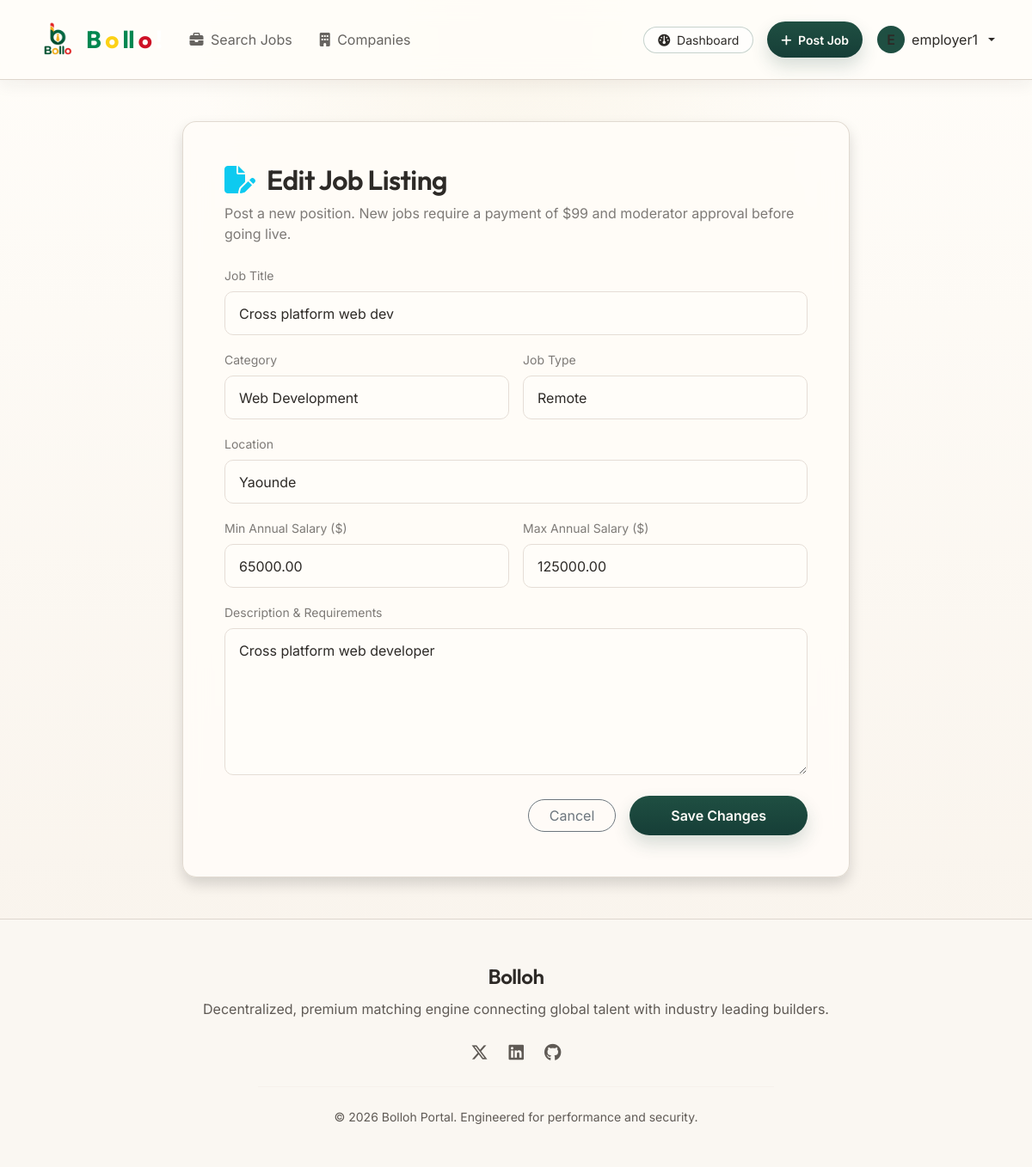
The page /jobs/4/edit/ (signed in) on the database its author committed.
### apps/users/models.py (models this page shows, shortened)
class CustomUser(AbstractUser):
    is_job_seeker = models.BooleanField(default=False)
    is_employer = models.BooleanField(default=False)

### apps/jobs/models.py (models this page shows, shortened)
class Job(models.Model):
    JOB_TYPE_CHOICES = (
        ('FT', 'Full-Time'),
        ('PT', 'Part-Time'),
        ('RM', 'Remote'),
        ('IN', 'Internship'),
    )
    employer = models.ForeignKey(
        settings.AUTH_USER_MODEL,
        on_delete=models.CASCADE,
        related_name='posted_jobs'
    )
    title = models.CharField(max_length=200)
    category = models.ForeignKey(Category, on_delete=models.SET_NULL, null=True, related_name='jobs')
    job_type = models.CharField(max_length=2, choices=JOB_TYPE_CHOICES, default='FT')
    location = models.CharField(max_length=150)
    description = models.TextField()
    salary_min = models.DecimalField(max_digits=10, decimal_places=2, blank=True, null=True)
    salary_max = models.DecimalField(max_digits=10, decimal_places=2, blank=True, null=True)
    is_paid = models.BooleanField(default=False)
    is_approved = models.BooleanField(default=False)
    created_at = models.DateTimeField(auto_now_add=True)
    updated_at = models.DateTimeField(auto_now=True)
    class Meta:
        ordering = ['-created_at']

### apps/jobs/views.py (the view)
# urls.py: path('jobs/<int:pk>/edit/', views.job_edit_view, name='job_edit'),
@login_required
def job_edit_view(request, pk):
    job = get_object_or_404(Job, pk=pk, employer=request.user)
    if request.method == 'POST':
        form = JobForm(request.POST, instance=job)
        if form.is_valid():
            form.save()
            messages.success(request, "Job updated successfully.")
            return redirect('jobs:employer_dashboard')
    else:
        form = JobForm(instance=job)
    return render(request, 'jobs/job_form.html', {'form': form, 'action': 'Edit', 'job': job})

### apps/jobs/forms.py
class JobForm(forms.ModelForm):
    class Meta:
        model = Job
        fields = ['title', 'category', 'job_type', 'location', 'description', 'salary_min', 'salary_max']
        widgets = {
            'title': forms.TextInput(attrs={'class': 'form-control form-control-custom', 'placeholder': 'e.g. Senior Software Engineer'}),
            'category': forms.Select(attrs={'class': 'form-select form-control-custom'}),
            'job_type': forms.Select(attrs={'class': 'form-select form-control-custom'}),
            'location': forms.TextInput(attrs={'class': 'form-control form-control-custom', 'placeholder': 'e.g. Remote, San Francisco, CA'}),
            'description': forms.Textarea(attrs={'class': 'form-control form-control-custom', 'rows': 6, 'placeholder': 'Job description and requirements...'}),
            'salary_min': forms.NumberInput(attrs={'class': 'form-control form-control-custom', 'placeholder': 'Min salary'}),
            'salary_max': forms.NumberInput(attrs={'class': 'form-control form-control-custom', 'placeholder': 'Max salary'}),
        }

### apps/jobs/models.py (called while the page is built)
    def __str__(self):
        return self.name

### templates/jobs/job_form.html (shortened to what this page needs)
{% extends 'base.html' %}
{% block content %}
<div class="container my-4" style="max-width: 800px;">
    <div class="glass-card p-5 shadow">
        <h2 class="text-white mb-2"><i class="fa-solid fa-file-pen text-info me-2"></i> {{ action }} Job Listing</h2>
        <p class="text-white-50 mb-4">Post a new position. New jobs require a payment of $99 and moderator approval before going live.</p>
        <form method="POST">
            <div class="row g-3 mb-4">
                <div class="col-md-12">
                    <label class="form-label text-white-50 small">Job Title</label>
                    {{ form.title }}
                </div>
                <div class="col-md-6">
                    <label class="form-label text-white-50 small">Category</label>
                    {{ form.category }}
                </div>
                <div class="col-md-6">
                    <label class="form-label text-white-50 small">Job Type</label>
                    {{ form.job_type }}
                </div>
                <div class="col-md-12">
                    <label class="form-label text-white-50 small">Location</label>
                    {{ form.location }}
                </div>
                <div class="col-md-6">
                    <label class="form-label text-white-50 small">Min Annual Salary ($)</label>
                    {{ form.salary_min }}
                </div>
                <div class="col-md-6">
                    <label class="form-label text-white-50 small">Max Annual Salary ($)</label>
                    {{ form.salary_max }}
                </div>
                <div class="col-md-12">
                    <label class="form-label text-white-50 small">Description & Requirements</label>
                    {{ form.description }}
                </div>
            </div>
            <div class="d-flex gap-3 justify-content-end align-items-center">
                <a href="{% url 'jobs:employer_dashboard' %}" class="btn btn-outline-secondary rounded-pill px-4">Cancel</a>
                <button type="submit" class="btn btn-primary-gradient rounded-pill px-5">
                    {% if action == 'Create' %}
                        Proceed to Payment
                    {% else %}
                        Save Changes
                    {% endif %}
                </button>
            </div>
        </form>
    </div>
</div>
{% endblock %}

### templates/base.html (shortened to what this page needs)
{% load static %}
<!DOCTYPE html>
<html lang="en">
<head>
    <link href="https://cdn.jsdelivr.net/npm/bootstrap@5.3.2/dist/css/bootstrap.min.css" rel="stylesheet">
    <link href="https://cdnjs.cloudflare.com/ajax/libs/font-awesome/6.4.2/css/all.min.css" rel="stylesheet">
    <link href="{% static 'css/custom.css' %}" rel="stylesheet">
</head>
<body>
    <nav class="navbar navbar-expand-lg navbar-light navbar-custom sticky-top py-3">
        <div class="container">
           <a class="navbar-brand d-flex align-items-center brand-font fs-3 text-white" href="{% url 'home' %}">
    <img
        src="{% static 'images/logo.ico' %}"
        alt="Bollo Logo"
        width="50"
        height="50"
        class="me-2"
    >
    <span class="fw-bold">
        <span style="color:#008751;">B</span>
        <span style="color:#fcd116;">o</span>
        <span style="color:#008751;">ll</span>
        <span style="color:#ce1126;">o</span>
        <span style="color:#ffffff;">!</span>
    </span>
</a>
            <div class="collapse navbar-collapse" id="navbarNav">
                <ul class="navbar-nav me-auto mb-2 mb-lg-0">
                    <li class="nav-item">
                        <a class="nav-link text-white-50 px-3" href="{% url 'jobs:job_list' %}"><i class="fa-solid fa-briefcase me-1"></i> Search Jobs</a>
                    </li>
                    <li class="nav-item">
                        <a class="nav-link text-white-50 px-3" href="{% url 'companies:company_list' %}"><i class="fa-solid fa-building me-1"></i> Companies</a>
                    </li>
                </ul>
                <div class="d-flex align-items-center gap-3">
                    {% if user.is_authenticated %}
                        {% if user.is_employer %}
                            <a href="{% url 'jobs:employer_dashboard' %}" class="btn btn-outline-light btn-sm rounded-pill px-3"><i class="fa-solid fa-gauge me-1"></i> Dashboard</a>
                            <a href="{% url 'jobs:job_create' %}" class="btn btn-primary-gradient btn-sm rounded-pill px-3"><i class="fa-solid fa-plus me-1"></i> Post Job</a>
                        {% endif %}
                        <div class="dropdown">
                            <button class="btn btn-link text-white dropdown-toggle text-decoration-none d-flex align-items-center gap-2 p-0" type="button" id="profileDropdown" data-bs-toggle="dropdown" aria-expanded="false">
                                <span class="avatar-circle bg-secondary text-white rounded-circle d-flex align-items-center justify-content-center" style="width: 32px; height: 32px; font-weight: 600;">
                                    {{ user.username|slice:":1"|upper }}
                                </span>
                                <span class="d-none d-md-inline">{{ user.username }}</span>
                            </button>
                        </div>
                    {% else %}
                        <a href="{% url 'users:login' %}" class="btn btn-link text-white text-decoration-none">Login</a>
                        <a href="{% url 'users:signup' %}" class="btn btn-primary-gradient rounded-pill px-4">Get Started</a>
                    {% endif %}
                </div>
            </div>
        </div>
    </nav>
    <main class="flex-grow-1 my-4">
        {% block content %}{% endblock %}
    </main>
    <footer class="py-5 text-white-50">
        <div class="container text-center">
            <p class="brand-font fs-4 text-white mb-2">Bolloh</p>
            <p class="mb-4">Decentralized, premium matching engine connecting global talent with industry leading builders.</p>
            <div class="d-flex justify-content-center gap-4 mb-4 fs-5">
                <a href="#" class="text-white-50 hover-white"><i class="fa-brands fa-x-twitter"></i></a>
                <a href="#" class="text-white-50 hover-white"><i class="fa-brands fa-linkedin"></i></a>
                <a href="#" class="text-white-50 hover-white"><i class="fa-brands fa-github"></i></a>
            </div>
            <hr class="border-secondary max-width-md mx-auto my-4" style="max-width: 600px;">
            <p class="small mb-0">&copy; 2026 Bolloh Portal. Engineered for performance and security.</p>
        </div>
    </footer>
</body>
</html>

### static/css/custom.css (style rules this page uses)
:root { --bollo-bg: #FFFDF9; --bollo-bg-soft: #F8F2EA; --bollo-surface: #FFFCF8; --bollo-surface-alt: #FAF7F2; --bollo-surface-muted: #F1ECE6; --bollo-primary: #1F4F42; --bollo-primary-strong: #163E37; --bollo-primary-soft: #2E6258; --bollo-primary-tint: #D9E5E2; --bollo-secondary: #C9A44B; --bollo-secondary-soft: #D8BD74; --bollo-secondary-tint: #F4E8C9; --bollo-accent-red: #8A4A4A; --bollo-accent-red-soft: #B97878; --bollo-accent-red-tint: #EDD5D5; --bollo-border: #DED6CD; --bollo-border-soft: #E5DDD6; --bollo-text: #2D2A27; --bollo-text-soft: #5F5A55; --bollo-text-muted: #7A746F; --bollo-text-subtle: #9A948F; --bollo-success: #2E6258; --bollo-success-soft: #D6E5E1; --bollo-warning: #C9A44B; --bollo-warning-soft: #F0E4BE; --bollo-error: #8A4A4A; --bollo-error-soft: #EDD5D5; --bollo-shadow: 0 10px 30px rgba(34, 31, 29, 0.08); --bollo-shadow-soft: 0 6px 18px rgba(34, 31, 29, 0.06); --primary-gradient: linear-gradient(180deg, #1F4F42 0%, #163E37 100%); --accent-gradient: linear-gradient(180deg, #C9A44B 0%, #B8933E 100%); --danger-gradient: linear-gradient(180deg, #8A4A4A 0%, #6F3737 100%); --soft-gradient: linear-gradient(180deg, rgba(255, 253, 249, 0.98), rgba(248, 242, 234, 0.96)); }
body { font-family: 'Inter', sans-serif; background: radial-gradient(circle at top, rgba(201, 164, 75, 0.08), transparent 26%), linear-gradient(180deg, var(--bollo-bg) 0%, var(--bollo-bg-soft) 100%); color: var(--bollo-text); min-height: 100vh; display: flex; flex-direction: column; }
h1, h2, h3, h4, h5, h6, .brand-font { font-family: 'Outfit', sans-serif; font-weight: 600; letter-spacing: -0.02em; color: var(--bollo-text); }
p, label, small, .form-text, .text-secondary { color: var(--bollo-text-soft); }
main, section, .container, .container-fluid { color: var(--bollo-text); }
.navbar-custom { background: rgba(255, 253, 249, 0.88) !important; backdrop-filter: blur(12px); -webkit-backdrop-filter: blur(12px); border-bottom: 1px solid var(--bollo-border); box-shadow: var(--bollo-shadow-soft); }
.navbar-custom .navbar-brand, .navbar-custom .nav-link, .navbar-custom .navbar-toggler, .navbar-custom .dropdown-toggle, .navbar-custom .btn-link { color: var(--bollo-text) !important; }
.navbar-custom .nav-link { opacity: 0.72; }
.navbar-custom .text-white, .navbar-custom .text-white-50 { color: var(--bollo-text) !important; }
.navbar-custom .btn-outline-light, .navbar-custom .btn-primary-gradient, .navbar-custom .btn-accent-gradient { border-color: transparent; }
.glass-card { background: rgba(255, 252, 248, 0.9); backdrop-filter: blur(14px); -webkit-backdrop-filter: blur(14px); border: 1px solid rgba(222, 214, 205, 0.9); border-radius: 16px; transition: all 0.3s cubic-bezier(0.4, 0, 0.2, 1); color: var(--bollo-text); box-shadow: var(--bollo-shadow-soft); }
.btn-primary-gradient { background: var(--primary-gradient); border: none; color: #fffdf9; font-weight: 600; border-radius: 10px; padding: 0.68rem 1.4rem; transition: all 0.22s ease; box-shadow: 0 10px 20px rgba(31, 79, 66, 0.18); }
.btn-outline-light { color: var(--bollo-text) !important; border-color: rgba(31, 79, 66, 0.25) !important; background: rgba(255, 255, 255, 0.55); }
.form-control-custom, .form-control, .form-select, textarea.form-control { background: rgba(255, 253, 249, 0.96) !important; border: 1px solid var(--bollo-border-soft) !important; color: var(--bollo-text) !important; border-radius: 10px; padding: 0.78rem 1rem; transition: all 0.2s ease; box-shadow: none; }
.form-control-custom::placeholder, .form-control::placeholder, textarea.form-control::placeholder { color: var(--bollo-text-muted); }
footer { background: var(--bollo-surface-alt) !important; border-top: 1px solid var(--bollo-border); margin-top: auto; color: var(--bollo-text-soft); }
footer .text-white, footer .text-white-50, footer a { color: var(--bollo-text-soft) !important; }
footer .text-white { color: var(--bollo-text) !important; }
.text-white { color: var(--bollo-text) !important; }
.text-white-50 { color: rgba(45, 42, 39, 0.62) !important; }
.bg-secondary, .avatar-circle { background: var(--bollo-primary) !important; color: #fffdf9 !important; }
.border-secondary { border-color: var(--bollo-border-soft) !important; }
a { color: var(--bollo-primary); }
hr { border-color: var(--bollo-border); }

### rows shown on the page
CustomUser: username "E", username "employer1"
Job: title "Cross platform web dev", category "Web Development", job_type "Remote", location "Yaounde", salary_min "65000.00", salary_max "125000.00", description "Cross platform web developer"

### other values the page prints
{{ action }} "Edit"
